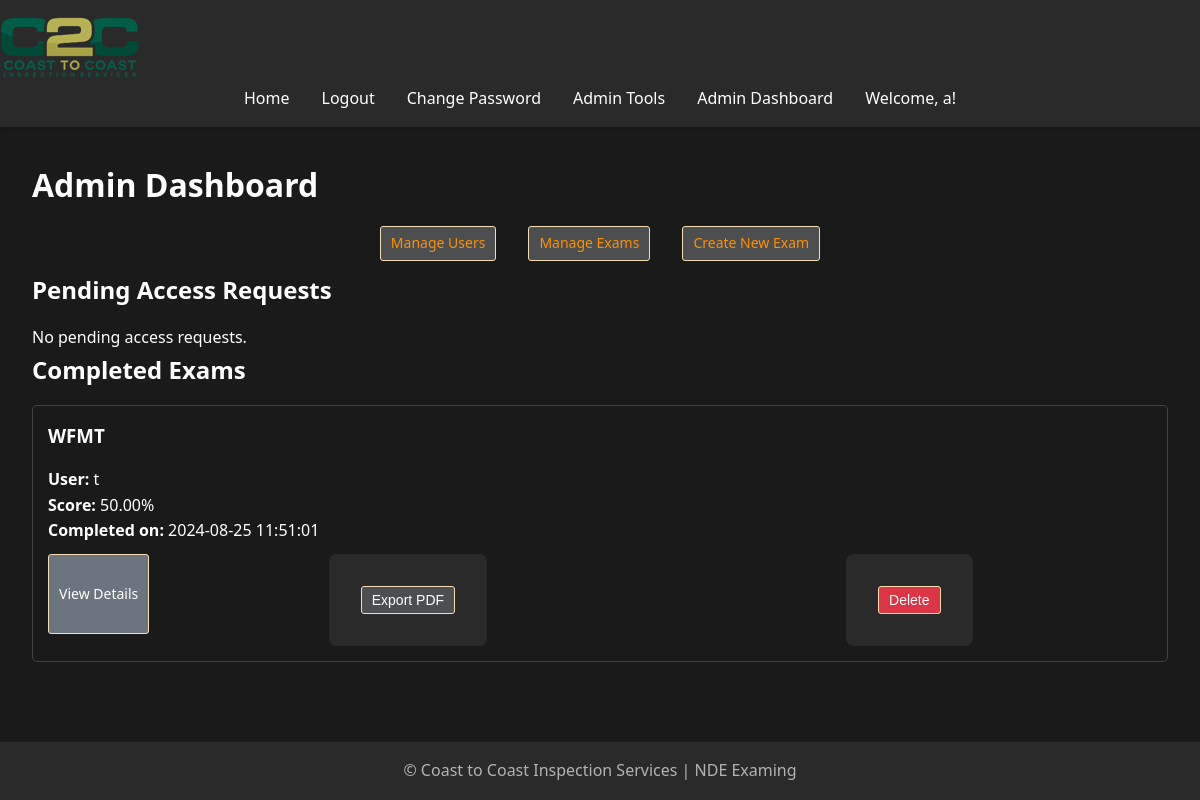
The app's page /admin/dashboard (signed in), older data.
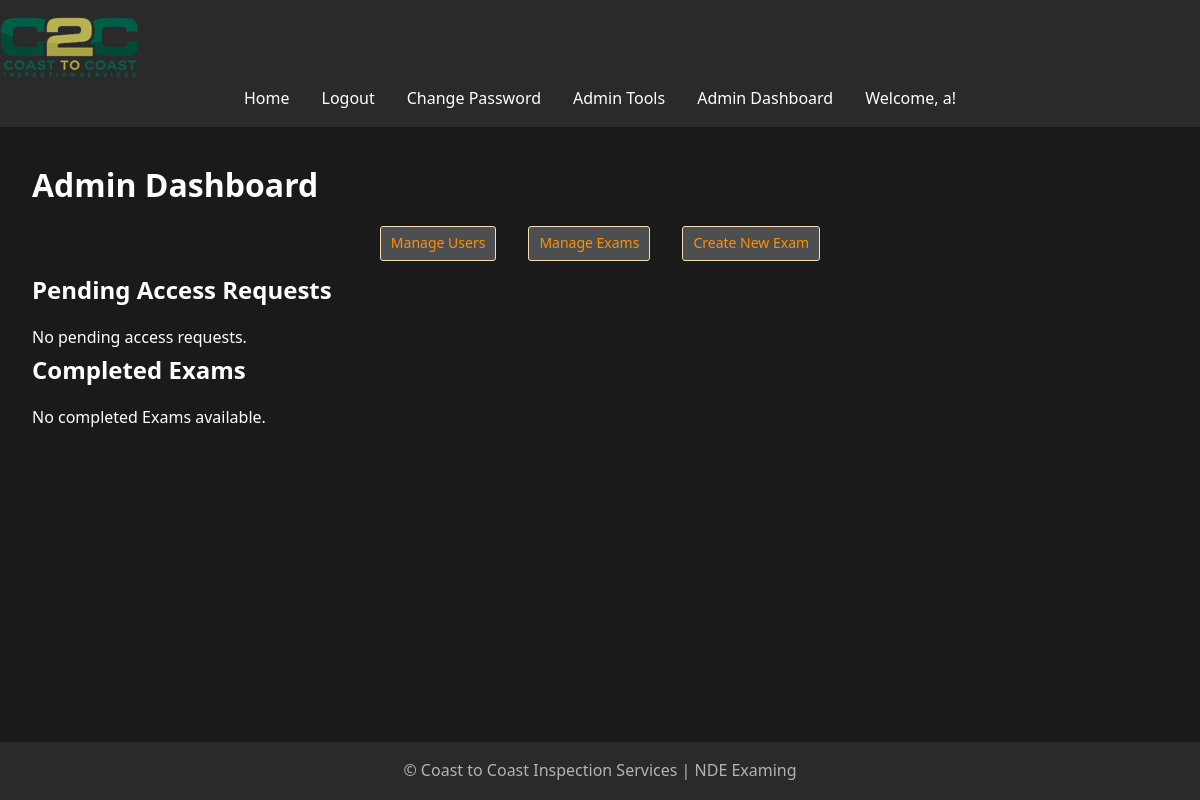
The same page, newer data.
### models.py (models this page shows, shortened)
class ExamResult(db.Model):
    id = Column(Integer, primary_key=True)
    user_id = Column(Integer, ForeignKey('user.id', ondelete='CASCADE'), nullable=False)
    exam_id = Column(Integer, ForeignKey('exam.id', ondelete='CASCADE'), nullable=False)
    score = Column(Float, nullable=False)
    date_submitted = Column(DateTime, default=datetime.utcnow)
    user = relationship('User', back_populates='exam_results')
    exam = relationship('Exam', back_populates='exam_results')
    missed_questions = relationship('MissedQuestion', back_populates='exam_result', cascade='all, delete-orphan')

class Exam(db.Model):
    __tablename__ = 'exam'
    id = db.Column(db.Integer, primary_key=True)
    title = db.Column(db.String(100), nullable=False)
    question_count = db.Column(db.Integer, nullable=False, default=10)
    exam_results = relationship('ExamResult', back_populates='exam', cascade='all, delete-orphan')
    questions = relationship('Question', back_populates='exam', cascade='all, delete-orphan')
    accesses = db.relationship('ExamAccess', back_populates='exam', lazy=True, cascade="all, delete-orphan")
    access_requests = db.relationship('ExamAccessRequest', back_populates='exam', lazy=True, cascade="all, delete-orphan")

class User(UserMixin, db.Model):
    id = db.Column(db.Integer, primary_key=True)
    username = db.Column(db.String(80), unique=True, nullable=False)
    password = db.Column(db.String(120), nullable=False)
    is_admin = db.Column(db.Boolean, default=False)
    exam_results = db.relationship('ExamResult', back_populates='user', lazy=True)
    accesses = db.relationship('ExamAccess', back_populates='user', lazy=True)
    access_requests = db.relationship('ExamAccessRequest', back_populates='user', lazy=True)

### app.py (the view)
@app.route('/admin/dashboard')
@login_required
def admin_dashboard():
    if not current_user.is_admin:
        flash('You do not have permission to access this page.', 'error')
        return redirect(url_for('home'))
    completed_exams = ExamResult.query.all()  # Ensure this query is executed correctly
    pending_requests = ExamAccessRequest.query.filter_by(status='pending').all()
    return render_template('admin_dashboard.html', completed_exams= [] or completed_exams, pending_requests=pending_requests)

### app.py (called while the page is built)
@app.before_request
def reset_session_on_navigation():
    exam_endpoints = ['take_exam', 'submit_exam']
    current_endpoint = request.endpoint
    if current_endpoint is None:
        return

@app.context_processor
def utility_processor():
    def format_pacific_time(utc_dt):
        pacific_time = utc_to_pacific(utc_dt)
        return pacific_time.strftime('%Y-%m-%d %I:%M:%S %p %Z')
    return dict(format_pacific_time=format_pacific_time)

@login_manager.user_loader
def load_user(user_id):
    return User.query.get(int(user_id))

@app.before_request
def manage_exam_session():
    if 'start_new_exam' in request.args:
        session.pop('answers', None)
        session.pop('flagged', None)
        session.pop('current_index', None)
        session.pop('start_time', None)
    elif 'exam_submitted' in session and request.endpoint != 'exam_results':
        session.pop('answers', None)
        session.pop('flagged', None)
        session.pop('current_index', None)
        session.pop('start_time', None)
        session.pop('exam_submitted', None)

### templates/admin_dashboard.html (shortened to what this page needs)
{% extends "base.html" %}
{% block content %}
    <h1>Admin Dashboard</h1>
    <nav>
        <ul style="list-style-type: none; padding: 0;">
            <li style="margin-bottom: 10px;">
                <a href="{{ url_for('manage_users') }}" class="btn btn-secondary" style="color:rgb(255, 145, 0);">Manage Users</a>
            </li>
            <li style="margin-bottom: 10px;">
                <a href="{{ url_for('manage_exams') }}" class="btn btn-secondary" style="color:rgb(255, 145, 0);">Manage Exams</a>
            </li>
            <li style="margin-bottom: 10px;">
                <a href="{{ url_for('create_exam') }}" class="btn btn-secondary" style="color:rgb(255, 145, 0);">Create New Exam</a>
            </li>
        </ul>
    </nav>
    <h2>Pending Access Requests</h2>
    {% if pending_requests %}
        <ul style="list-style-type: none; padding: 0;">
            {% for request in pending_requests %}
                <li style="margin-bottom: 10px; border-bottom: 1px solid white; max-width: 600px; padding: 10px; min-height: 100px; display: flex; align-items: center;">
                    <div style="flex-grow: 1;">
                        <p><strong>User:</strong> {{ request.user.username }}</p>
                        <p><strong>Exam:</strong> {{ request.exam.title }}</p>
                        <p><strong>Requested on:</strong> {{ request.request_date.strftime('%Y-%m-%d %H:%M:%S') }}</p>
                    </div>
                    <div style="display: flex; flex-direction: column; gap: 5px;">
                        <form action="{{ url_for('approve_access', request_id=request.id) }}" method="POST" style="display:inline;">
                            <button type="submit" class="btn btn-primary btn-sm">Approve</button>
                        </form>
                        <form action="{{ url_for('admin_deny_access', request_id=request.id) }}" method="POST" style="display:inline;">
                            <button type="submit" class="btn btn-danger btn-sm" onclick="return confirm('Are you sure you want to deny this request?');">Deny</button>
                        </form>
                    </div>
                </li>
            {% endfor %}
        </ul>
    {% else %}
        <p>No pending access requests.</p>
    {% endif %}
    <h2>Completed Exams</h2>
    {% if completed_exams %}
        <ul style="list-style-type: none; padding: 0;">
            {% for exam_result in completed_exams %}
                <li style="margin-bottom: 20px; border: 1px solid #444; padding: 15px; border-radius: 5px;">
                    <div>
                        <h3 style="margin-top: 0;">{{ exam_result.exam.title }}</h3>
                        <p><strong>User:</strong> {{ exam_result.user.username }}</p>
                        <p><strong>Score:</strong> {{ "%.2f"|format(exam_result.score) }}%</p>
                        <p><strong>Completed on:</strong> {{ exam_result.date_submitted.strftime('%Y-%m-%d %H:%M:%S') }}</p>
                    </div>
                    <div style="display: flex; justify-content: space-between; margin-top: 10px;">
                        <a href="{{ url_for('view_completed_exam', exam_result_id=exam_result.id) }}" class="btn btn-info btn-sm">View Details</a>
                        <form action="{{ url_for('export_exam_result', exam_result_id=exam_result.id) }}" method="GET" style="display:inline;">
                            <button type="submit" class="btn btn-secondary btn-sm">Export PDF</button>
                        </form>
                        <form action="{{ url_for('delete_completed_exam', exam_result_id=exam_result.id) }}" method="POST" style="display:inline;">
                            <button type="submit" class="btn btn-danger btn-sm" onclick="return confirm('Are you sure you want to delete this exam result?');">Delete</button>
                        </form>
                    </div>
                </li>
            {% endfor %}
        </ul>
    {% else %}
        <p>No completed Exams available.</p>
    {% endif %}
{% endblock %}

Row changes from the older to the newer data that the page shows:
removed ExamResult: exam "WFMT", user.username "t", score "50.00", date_submitted "2024-08-25 11:51:01"
Text that changed along with them:
text now shown: "No completed Exams available."
